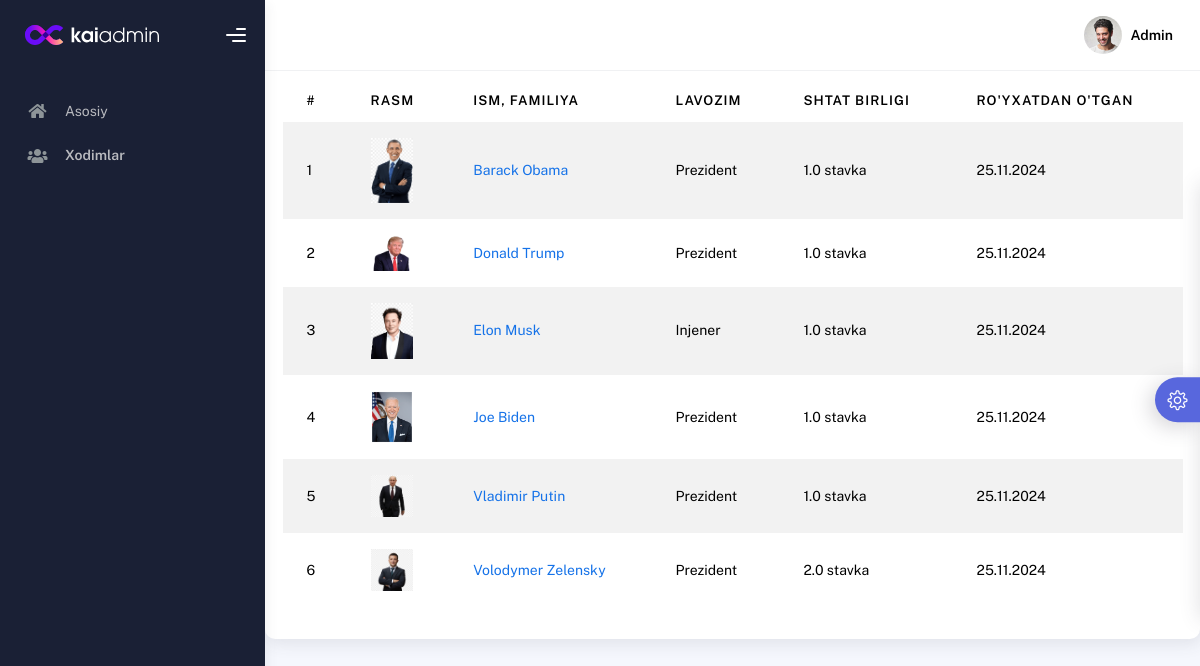
The page /users-list/ on the database its author committed.
### api/models.py (models this page shows, shortened)
class User(models.Model):
    name = models.CharField(max_length=50)
    last_name = models.CharField(max_length=50)
    image = models.ImageField(
        null=True,
        upload_to='images/',
        validators=[FileExtensionValidator(allowed_extensions=["png", "jpg"], message="Faqat png yoki jpg rasm yuklashingiz mumkin")]
    )
    position = models.ForeignKey(Position, on_delete=models.CASCADE)  # Lavozimi
    table_number = models.IntegerField(unique=True, null=True)  # Tabel raqami
    work_type = models.FloatField(null=True)  # Shtat birligi (stavka)
    created = models.DateTimeField(auto_now_add=True)
    class Meta:
        verbose_name = "Xodim"
        verbose_name_plural = "Xodimlar"

class Position(models.Model):
    name = models.CharField(max_length=64, unique=True, help_text="Lavozim")
    def __str__(self):
        return self.name
    class Meta:
        verbose_name = "Lavozim"
        verbose_name_plural = "Lavozimlar"

### api/views.py (the view)
# urls.py: path('users-list/', UsersView.as_view(), name='users_list'),
class UsersView(View):
    def get(self, request):
        users = User.objects.all().order_by('name')
        context = {
            'users': users
        }
        return render(request, 'users-list.html', context)

### templates/users-list.html (shortened to what this page needs)
{% extends 'index.html' %}
{% load static %}
{% block content %}
<div class="row">
    <div class="col-md-12">
        <div class="card">
            <div class="card-header">
                <h4 class="card-title">Multi Filter Select</h4>
            </div>
            <div class="card-body">
                <div class="table-responsive">
                    <table id="multi-filter-select" class="display table table-striped table-hover">
                        <thead>
                            <tr>
                                <th>#</th>
                                <th>Rasm</th>
                                <th>Ism, familiya</th>
                                <th>Lavozim</th>
                                <th>Shtat birligi</th>
                                <th>Ro'yxatdan o'tgan</th>
                            </tr>
                        </thead>
                        <tbody>
                            {% for us in users %}
                            <tr>
                                <td>{{ forloop.counter }}</td>
                                <td><img style="width: 3rem; height: auto;" src="{{ us.image.url }}"
                                        alt="Rasm topilmadi"></td>
                                <td><a href="{% url 'user_detail' us.id %}">{{ us.name }} {{ us.last_name }}</a></td>
                                <td>{{ us.position }}</td>
                                <td>{{ us.work_type }} stavka</td>
                                <td>{{ us.created|date:"d.m.Y" }}</td>
                            </tr>
                            {% endfor %}
                        </tbody>
                    </table>
                </div>
            </div>
        </div>
    </div>
</div>
{% endblock content %}

### rows shown on the page
User: image (picture), name "Barack", last_name "Obama", position "Prezident", work_type "1.0", created "25.11.2024"
User: image (picture), name "Donald", last_name "Trump", position "Prezident", work_type "1.0", created "25.11.2024"
User: image (picture), name "Elon", last_name "Musk", position "Injener", work_type "1.0", created "25.11.2024"
User: image (picture), name "Joe", last_name "Biden", position "Prezident", work_type "1.0", created "25.11.2024"
User: image (picture), name "Vladimir", last_name "Putin", position "Prezident", work_type "1.0", created "25.11.2024"
User: image (picture), name "Volodymer", last_name "Zelensky", position "Prezident", work_type "2.0", created "25.11.2024"
